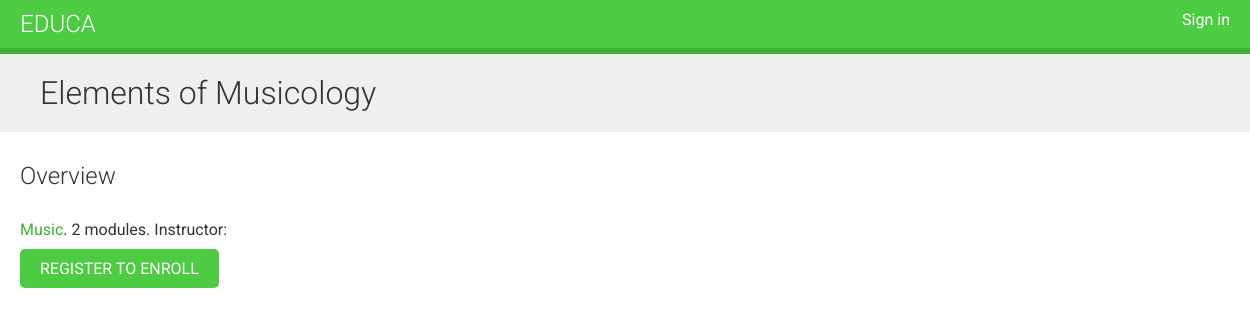
The app's page /course/musicology/ with its own data.
### courses/models.py (models this page shows, shortened)
class Course(models.Model):
    owner = models.ForeignKey(User,
                              related_name='courses_created',
                              on_delete=models.CASCADE)
    subject = models.ForeignKey(Subject,
                                related_name='courses',
                                on_delete=models.CASCADE)
    title = models.CharField(max_length=200)
    slug = models.SlugField(max_length=200, unique=True)
    overview = models.TextField()
    created = models.DateTimeField(auto_now_add=True)
    students = models.ManyToManyField(User,
                                      related_name='courses_joined',
                                      blank=True)
    class Meta:
        ordering = ['-created']

class Subject(models.Model):
    title = models.CharField(max_length=200)
    slug = models.SlugField(max_length=200, unique=True)
    class Meta:
        ordering = ['title']

### courses/views.py (the view)
class CourseDetailView(DetailView):
    model = Course
    template_name = 'courses/course/detail.html'
    def get_context_data(self, **kwargs):
        context = super().get_context_data(**kwargs)
        context['enroll_form'] = CourseEnrollForm(
                                   initial={'course':self.object})
        return context

### courses/templates/courses/course/detail.html (shortened to what this page needs)
{% extends "base.html" %}
{% block content %}
  {% with subject=object.subject %}
    <h1>
      {{ object.title }}
    </h1>
    <div class="module">
      <h2>Overview</h2>
      <p>
        <a href="{% url "course_list_subject" subject.slug %}">
        {{ subject.title }}</a>.
        {{ object.modules.count }} modules.
        Instructor: {{ object.owner.get_full_name }}
      </p>
      {% if request.user.is_authenticated %}
        <form action="{% url "student_enroll_course" %}" method="post">
          {{ enroll_form }}
          {% csrf_token %}
          <input type="submit" value="Enroll now">
        </form>
      {% else %}
        <a href="{% url "student_registration" %}" class="button">
          Register to enroll
        </a>
      {% endif %}
    </div>
  {% endwith %}
{% endblock %}

### courses/static/css/base.css (style rules this page uses)
body { margin:0; font-family:'Roboto', sans-serif; font-weight:400; color:#333; }
a { color:#3fad37; text-decoration:none; }
h1, h2, h3, h4, h5, h6 { font-family:'Roboto', sans-serif; font-weight:300; }
h1 { background:#efefef; width:100%; overflow:auto; padding:20px 0 20px 40px; margin:0; }
.module { padding:10px 20px; float:left; width:600px; }
.module p { margin:10px 0 20px; width:100%; float:left; }
input[type=submit], a.button { border-radius:5px; background:#4dcc43; color:#fff; font-size:16px; text-transform:uppercase; border:none; padding:10px 20px; margin:20px 0; }

### records on screen
Course: title "Elements of Musicology", modules.count "2"
Subject: title "Music"
